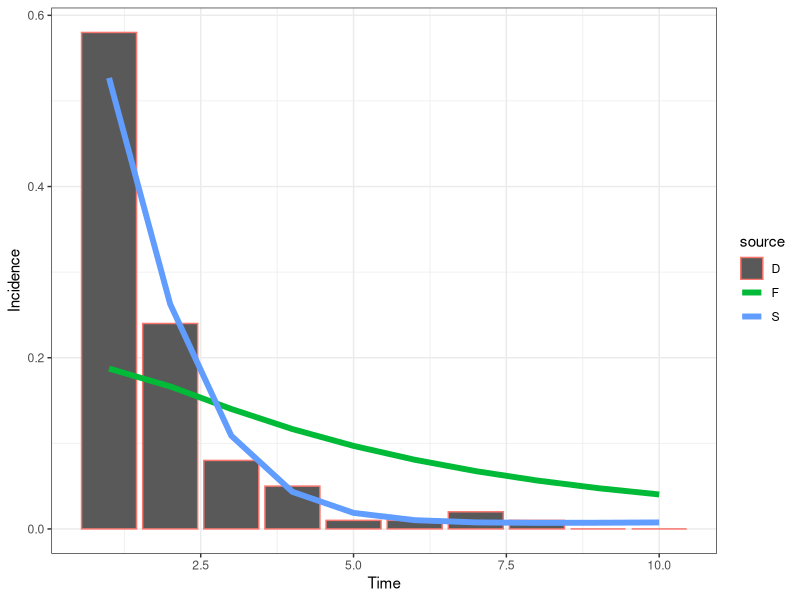

The R source for this figure:
# CF McQuaid & RMGJ Houben
# Start 21/04/2017 ---> current version after revision with Hanif 18/05/2017
# Cohort model of TB including regression and a slow stream
########################################
#                                      #
#                        M             # M - Death (due to disease)
#                       ^ ^            #
#                      /   \           #
#      -> Q <-> S <-> C <-> Y          # Q - Failed granuloma, S - Subclinical, C - Minimal (C+S-), Y - Disseminated (C+S+, symptomatic)
#     /    \    ^                      #
#    E       \  |                      # E - Exposed
#     \        \v                      #
#      -> K <-> Z                      # K - Controlled granuloma, Z- Leaky granuloma,
#         |                            #
#         v                            #
#         R                            # R - Sterilized granuloma (self-cure)
#                                      #
########################################
##set wd depending on who is coding/playing
setwd("C:/Users/cfmcquaid/Simulations")
#setwd("/Users/ReinHouben/Filr/ifolder/Applications (funding and jobs)/2016 - ERC starting grant/Rmodel_nathis/NatHistCoh")

### URL for how to upload changes: http://r-bio.github.io/intro-git-rstudio/
### to pull in Finn's version - type in shell: git pull upstream master
### to push my version - create pull request to Finn:  
#       commit (remember to tick box), then push
#       goto Github, pull requests, create pull request, if merge can be done on auto, just complete
#       Alternatively Finn complete pull request (he does not get email notification)
# Finn to just click push. Job done

#Next steps
# 1. get the prop inc disease after 5 years to 5%
###   How: play with Eq values, OR increase progression parameters
# 2. achieve 1 + start higher and sharper decrease in early years
###   How: change initial states to more realistic point, based on what prev of disease would be at screening
###   Also increase progression rates, while decreasing proportion that goes into the fast pathway
# OTHER NEXT STEPS - 8th May 2017
##  ?can we calculate in model how often (on average) people would come in and out of states over course of say 2 years?
##  ?Can we calculate average time in compartment in each step visit? Should be simple competing risk model right?

library("reshape2"); library("deSolve"); library("ggplot2"); library("plyr");
# Parameter sets: Average (), Wax (regression), Slow (slow), Full (regression, slow)
# Ax - rate from compartment A to compartment X, Omega - background mortality


# No regression: 1/Cy + 1/Ym = 3 years, Ym = 0.5 (0.3 death 0.2 self-cure), therefore Cy = 1. NOTE: 70% die, 30% self-cure
# Regression: 1/(Yc + Ym) = 0.5 years, Ym = 0.5 (as above), therefore Yc = 1.5.
# Regression: 1/(Cy + Cs) = 0.5 years. Assume ratio 2:1 for Cy:Cs, therefore Cs = 2/3
paramS <- c(Eq=0.10, Qs=2.00, Qz=0.00, Kz=0.01, Kr=0.10, Sc=2.00, Sq=0.00, Sz=0.00, Zk=0.00, Zs=0.00, Zq=0.01, Cy=1.00, Cs=0.00, Cm=0.05, Ym=0.50, Yc=0.00)
paramF <- c(Eq=0.10, Qs=2.00, Qz=0.00, Kz=0.01, Kr=0.10, Sc=2.00, Sq=0.25, Sz=0.00, Zk=0.05, Zs=0.00, Zq=0.01, Cy=1.32, Cs=0.66, Cm=0.05, Ym=0.50, Yc=1.50)
# Initial states of compartments
state <- c(E=100000, Q=0, K=0, S=0, Z=0, C=0, Y=0, R=0, M=0)
# Timespan for simulation
times <- seq(0, 10, by = 1)
# Timespan for burn
timeb <- 2
# Timespan for tornado
timet <- 5
# ODE function
regr <- function(t, state, parameters){
  with(as.list(c(state, parameters)), {
   # rates of change
   dE <- - 10*E
   dQ <- + 10*Eq*E + Sq*S + Zq*Z - (Qs + Qz)*Q
   dK <- + 10*(1 - Eq)*E + Zk*Z - (Kz + Kr)*K
   dS <- + Qs*Q + Cs*C + Zs*Z - (Sc + Sq + Sz)*S
   dZ <- + Kz*K + Sz*S + Qz*Q - (Zk + Zs + Zq)*Z
   dC <- + Sc*S + Yc*Y - (Cs + Cy + Cm)*C
   dY <- + Cy*C -(Yc + Ym)*Y
   dR <- + Kr*K
   dM <- + Ym*Y + Cm*C
   # return the rate of change
   list(c(dE, dQ, dK, dS, dZ, dC, dY, dR, dM))
  })
}
# Burn off the first X years to establish the proportion of individuals in each compartment, removing diseased
burn <- function(tb, state, fxn, parameters){
  out <- ode(y = state, times = seq(0, tb, by = 1), func = fxn, parms = parameters)
  stateb <- c(out[tb, 2], out[tb, 3], out[tb, 4], out[tb, 5], out[tb, 6], out[tb, 7], Y=0, out[tb, 9], M=0)
  return(stateb)
}
# Calculation function
calc <- function(ts, tb, state, fxn, parameters, source){
  stateb <- burn(tb = tb, state = state, fxn = regr, parameters = parameters)
  out <- ode(y = stateb, times = ts, func = fxn, parms = parameters)
  out <- as.data.frame(out)
  # Removing the first timestep, time zero
  out <- out[-1,]
  # Calculating the "interval from conversion" (see Styblo 1991 & TSRU progress report 1967)
  out$int <- parameters["Cy"]*out$C/sum(parameters["Cy"]*out$C)
  # Formatting the data for plotting - putting into a melted data.fame, with additional columns for the source matrix
  out <- melt(out, id.vars = c("time"))
  out$source <- source
  return(out)
}
outS <- calc(ts = times, tb = timeb, state = state, fxn = regr, parameters = paramS, source = "S")
outF <- calc(ts = times, tb = timeb, state = state, fxn = regr, parameters = paramF, source = "F")
# Including the data for barplot
time <- c(1, 2, 3, 4, 5, 6, 7, 8, 9, 10); variable <- c("D", "D", "D", "D", "D", "D", "D", "D", "D", "D"); value <- c(0.58, 0.24, 0.08, 0.05, 0.01, 0.01, 0.02, 0.01, 0, 0); source <- c("D", "D", "D", "D", "D", "D", "D", "D", "D", "D")
outD <- data.frame(time, variable, value, source)
out <- rbind(outS, outF, outD)
# Plot output
theme_set(theme_bw())
##all scenarios
# ggplot(out[out$variable %in% c("int"), ], aes(time, value)) + geom_point(size=2) + labs(x = "Time", y = "Incidence") + facet_grid(source ~ . , scales = "fixed")
ggplot(out[out$variable %in% c("int"), ], aes(x = time, y = value, colour = source)) + geom_bar(data=out[out$variable %in% c("D"), ], stat="identity") + geom_line(size=2) + labs(x = "Time", y = "Incidence") 
# Fitting parameters and state: proportion of individuals diseased after "Otime" years, using parameter set "Osource"
Osource <- "F"; Otime <- 5
Iv <- out[which(out$source == Osource & out$variable == "int" & out$time == Otime), ]

# # Tornado plot
# range <- 0.01 ##sets range for the change in the parameters
# torn <- function(ts, tb, tt, state, fxn, parameters, source){
#   # Store data
#   data <- rbind(parameters, parameters)
#   rownames(data) <- c('+1%', '-1%')   
#   # Compare to default data set
#   out <- calc(ts = ts, tb = tb, state = state, fxn = regr, parameters = parameters, source = source)
#   def <- out[which(out$time ==tt & out$variable == "prev"),"value"]
#   for (i in 1:15){
#     # Increasing and decreasing each parameter in turn
#     parametersM = parameters; parametersL = parameters
#     parametersM[i] = parametersM[i] + range*parametersM[i]; parametersL[i] = parametersL[i] - range*parametersL[i]
#     outM <- calc(ts = ts, tb = tb, state = state, fxn = regr, parameters = parametersM, source = source); outL <- calc(ts = ts, tb = tb, state = state, fxn = regr, parameters = parametersL, source = source)
#     outM <- (outM[which(outM$time ==tt & outM$variable == "prev"),"value"] - def) / def; outL <- (outL[which(outL$time ==tt & outL$variable == "prev"),"value"] - def) / def
#     data[1, i] <- outM; data[2, i] <- outL
#   }
#   return(data)
# }
# data <- torn(ts = times, tb = timeb, tt = timet, state = state, fxn = regr, parameters = paramF, source ="F")
# # For plotting '%' on x-axis
# x <- seq(-0.01,0.01, length=10)
# ORD = order(abs(data[2,] - data[1,]))
###order black = increase in parameter, white is decrease in parameter value
# barplot(data[1,ORD], horiz = T, las=1, xlim = c(-0.01,0.01), xaxt='n', ylab = '', beside=T, col=c('black'))
# barplot(data[2,ORD], horiz = T, las=1, xlim = c(-0.01,0.01), xaxt='n', ylab = '', beside=T, col=c('white'), add = TRUE)
# axis(1, at=pretty(x), lab=paste0(pretty(x) * 100," %"), las=TRUE)
